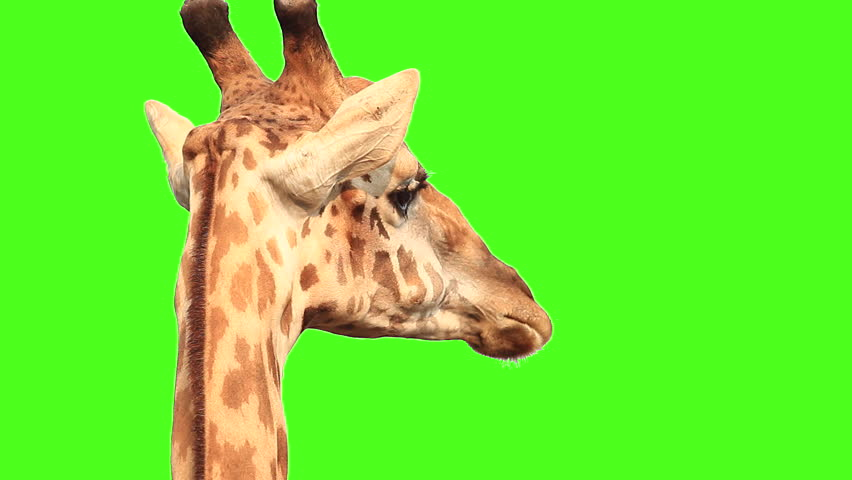
#> input picture images/giraffe.jpeg, 852 x 480 px
$ python change-background.py
#> lines starting #> are read from the running program, lines starting #| are printed output that depends on the picture
import cv2
import numpy

foreground: numpy.ndarray = cv2.imread('images/giraffe.jpeg')
#> foreground is the input picture: shape (480, 852, 3); mean B, G, R 48.3, 230.7, 107.9
background: numpy.ndarray = cv2.imread('images/safari.jpeg')
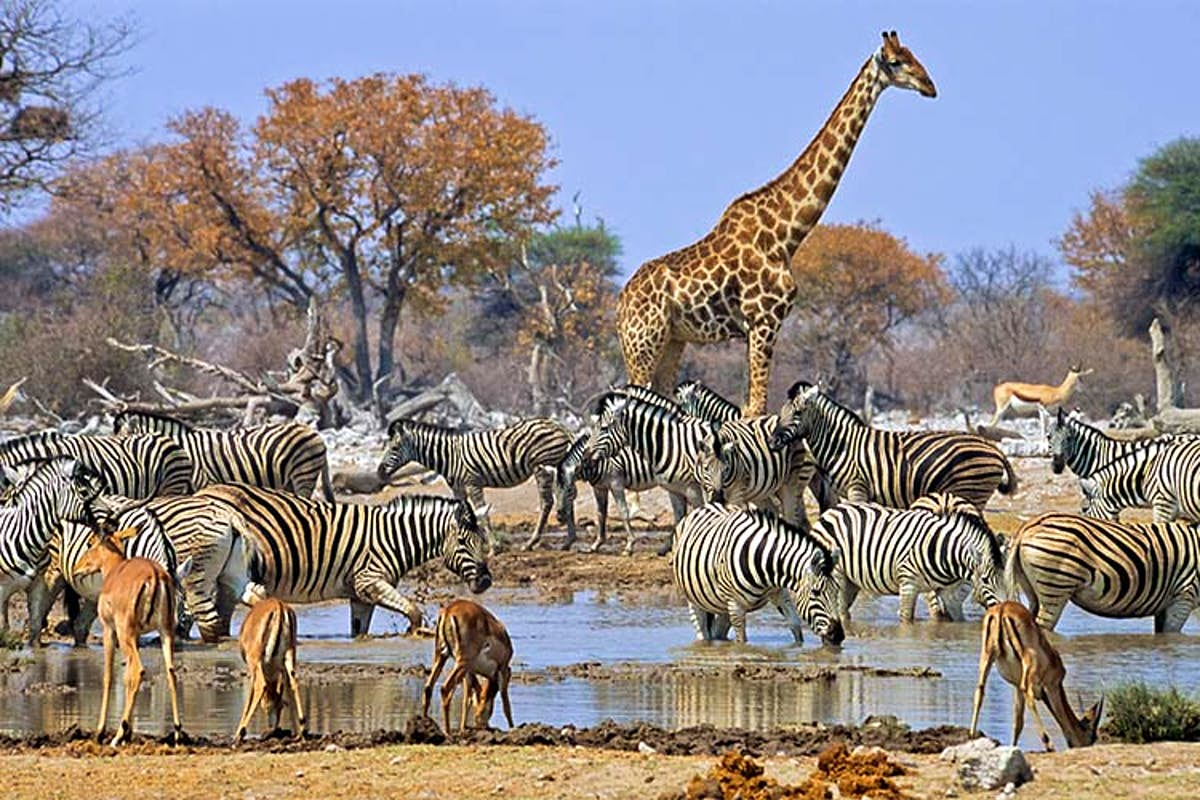
#> input picture images/safari.jpeg, 1200 x 800 px
#> background is the input picture: shape (800, 1200, 3); mean B, G, R 134.8, 134.6, 141.2

green_pixel = foreground[0, 0]
#> green_pixel = [28, 255, 76]
print(f'{green_pixel=}')
#| green_pixel=array([ 28, 255,  76], dtype=uint8)

height, width, _ = background.shape
#> height = 800; width = 1200
print(f'background: {width=}, {height=}')
#| background: width=1200, height=800

height, width, _ = foreground.shape
#> height = 480; width = 852
print(f'foreground: {width=}, {height=}')
#| foreground: width=852, height=480

resized_background = cv2.resize(background, (width, height))
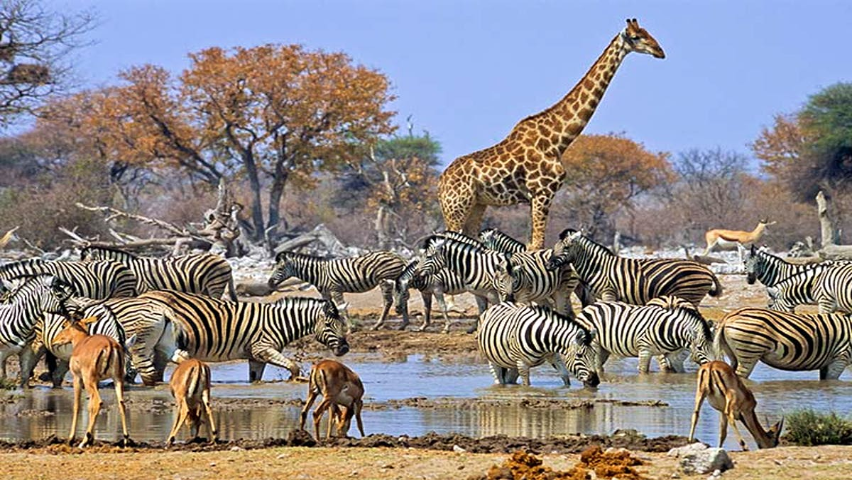
#> resized_background: shape (480, 852, 3); mean B, G, R 134.7, 134.5, 141.2

count = 0
for x in range(width):
    for y in range(height):
        pixel = foreground[y, x]
        if numpy.any(pixel == [0, 255, 0]):
        # if pixel[1] > 250:
            count += 1
            # print(f'found: {count:,}')
            foreground[y, x] = resized_background[y, x]
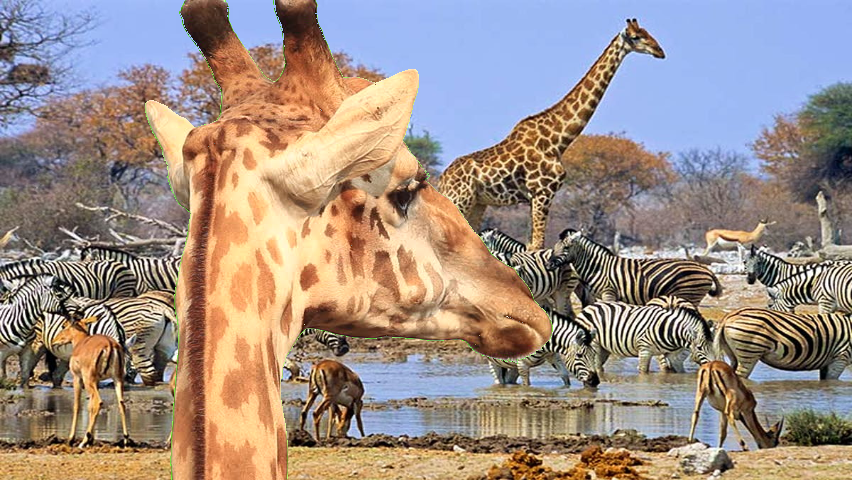
#> foreground: shape (480, 852, 3); mean B, G, R 133.7, 142.4, 158.2
#> after the loop, count = 309902

cv2.imshow('merge', foreground)
cv2.waitKey(0)
